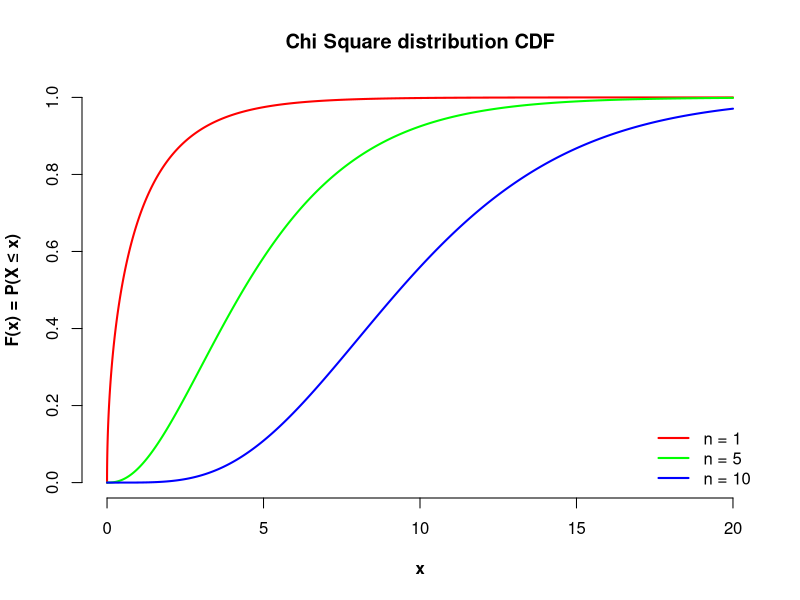

Reproduce this figure in R.
svg("ChiSquare_CDF.svg")

plot(xlim = c(0, 20), ylim = c(0, 1), x = "", type = "l",
     main = "Chi Square distribution CDF", xlab = "x",
     ylab = "F(x) = P(X ≤ x)", bty = 'n', font.lab = 2)

points(seq(0, 20, 1/1000), pchisq(seq(0, 20, 1/1000), df = 1),
       type = 'l', lwd = 2, col = "red")
points(seq(0, 20, 1/1000), pchisq(seq(0, 20, 1/1000), df = 5),
       type = 'l', lwd = 2, col = "green")
points(seq(0, 20, 1/1000), pchisq(seq(0, 20, 1/1000), df = 10),
       type = 'l', lwd = 2, col = "blue")

legend('bottomright', legend = c('n = 1', 'n = 5', 'n = 10'),
       lwd = c(2, 2, 2), col = c('red', 'green', 'blue'), 
       bty = 'n')

dev.off()
